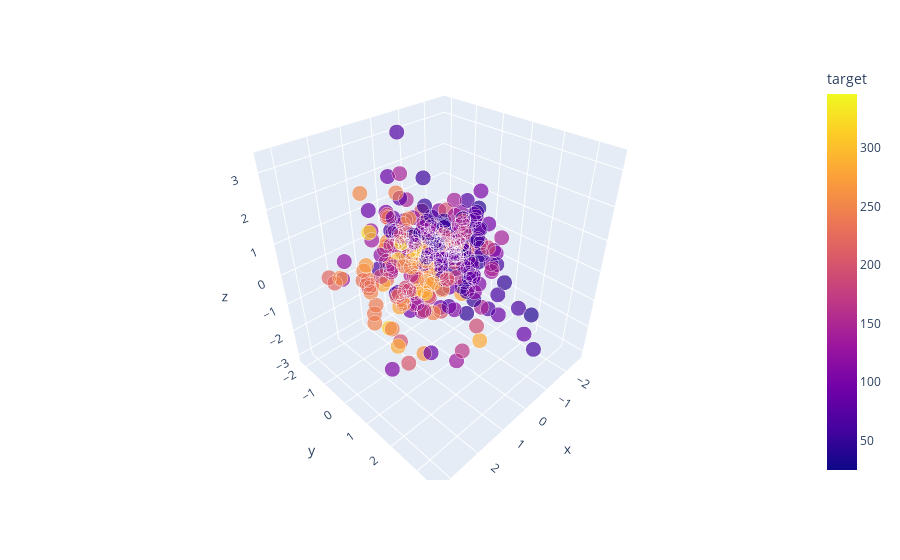

Here is the notebook cell this chart was saved with:
### Code cell
transformed_df = pd.DataFrame(transformed_X, columns=['x','y','z'])
transformed_df['target'] = train_y.values
# transformed_df['name'] = df.index
transformed_df['size'] = [1 for i in range(transformed_df.shape[0])]
px.scatter_3d(transformed_df, x='x', y='y', z='z',
              color='target', size='size', size_max=15)

### Figure 1 — Plotly figure (JSON) as saved in the notebook; plotly's stock layout.template omitted (floating-point values rounded to 4 significant figures; data arrays with more than 128 entries replaced by an {"elided": "..."} marker saying what was removed)
{"data": [{"hovertemplate": "x=%{x}<br>y=%{y}<br>z=%{z}<br>size=%{marker.size}<br>target=%{marker.color}<extra></extra>", "legendgroup": "", "marker": {"color": {"elided": "309 int values"}, "coloraxis": "coloraxis", "size": {"elided": "309 int values"}, "sizemode": "area", "sizeref": 0.004444, "symbol": "circle"}, "mode": "markers", "name": "", "scene": "scene", "showlegend": false, "type": "scatter3d", "x": {"elided": "309 float values"}, "y": {"elided": "309 float values"}, "z": {"elided": "309 float values"}}], "layout": {"coloraxis": {"colorbar": {"title": {"text": "target"}}, "colorscale": [[0, "#0d0887"], [0.1111, "#46039f"], [0.2222, "#7201a8"], [0.3333, "#9c179e"], [0.4444, "#bd3786"], [0.5556, "#d8576b"], [0.6667, "#ed7953"], [0.7778, "#fb9f3a"], [0.8889, "#fdca26"], [1, "#f0f921"]]}, "legend": {"itemsizing": "constant", "tracegroupgap": 0}, "margin": {"t": 60}, "scene": {"domain": {"x": [0, 1], "y": [0, 1]}, "xaxis": {"title": {"text": "x"}}, "yaxis": {"title": {"text": "y"}}, "zaxis": {"title": {"text": "z"}}}}}
